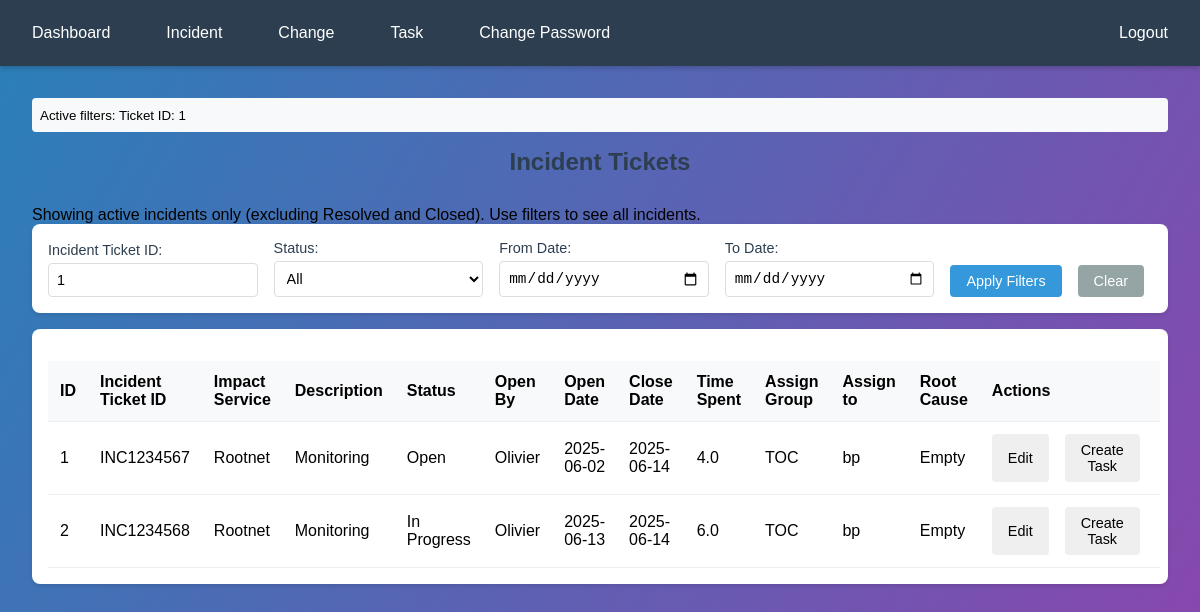
The page /incidents?ticket_id=1 (signed in) on the database its author committed.
### tables this page shows
CREATE TABLE Incident_Ticket (ID INTEGER PRIMARY KEY AUTOINCREMENT NOT NULL, Incident_Ticket_ID TEXT NOT NULL, Impact_Service TEXT NOT NULL, Description TEXT NOT NULL, Status TEXT NOT NULL, Open_By TEXT NOT NULL, Open_Date DATE DEFAULT CURRENT_TIMESTAMP NOT NULL, Close_Date DATE, Time_Spent REAL, Assign_Group TEXT NOT NULL, Assign_to TEXT NOT NULL, Root_Cause TEXT NOT NULL);

### routes/incident_routes.py (the view)
    @app.route('/incidents')
    def incidents():
        if 'username' not in session:
            return redirect(url_for('login'))
        filters = {}
        if request.args.get('ticket_id'):
            filters['ticket_id'] = request.args.get('ticket_id')
        if request.args.get('status'):
            filters['status'] = request.args.get('status')
        if request.args.get('date_from'):
            filters['date_from'] = request.args.get('date_from')
        if request.args.get('date_to'):
            filters['date_to'] = request.args.get('date_to')
        try:
            db = DBConnecter(DATABASE_URL)
            show_all = bool(filters.get('status'))  # Show all if status filter is applied
            incidents = get_incident_details(db, session['full_name'], filters if filters else None, show_all)
            db.close()
            return render_template('incident.html', incidents=incidents)
        except Exception as e:
            flash(f'Error retrieving incidents: {str(e)}', 'error')
            return render_template('incident.html', incidents=[])

### dbconnecter.py (called while the page is built)
    def close(self):
        self.connection.close()

    def execute_query(self, query, params=None):
        if params is None:
            params = ()
        self.cursor.execute(query, params)
        is_select = query.strip().upper().startswith('SELECT')
        if is_select:
            return self.cursor.fetchall()
        else:
            self.connection.commit()
            return None

### templates/incident.html (shortened to what this page needs)
{% extends "base.html" %}
{% block content %}
<div class="content-container">
    {% if request.args %}
    <div class="debug-info" style="margin-bottom: 1rem; padding: 0.5rem; background: #f8f9fa; border-radius: 4px;">
        <small>Active filters:
            {% if request.args.get('ticket_id') %}Ticket ID: {{ request.args.get('ticket_id') }}{% endif %}
        </small>
    </div>
    {% endif %}
    <h2>Incident Tickets</h2>
    {% if not request.args.get('status') %}
    <div class="info-message">
        Showing active incidents only (excluding Resolved and Closed). Use filters to see all incidents.
    </div>
    {% endif %}
    <div class="filters-row">
        <form id="filterForm" method="GET" action="{{ url_for('incidents') }}" class="filters-form">
            <div class="filter-item">
                <label for="filter_ticket_id">Incident Ticket ID:</label>
                <input type="text" id="filter_ticket_id" name="ticket_id" value="{{ request.args.get('ticket_id', '') }}" placeholder="Search ticket ID...">
            </div>
            <div class="filter-item">
                <label for="filter_status">Status:</label>
                <select id="filter_status" name="status">
                    <option value="All" {% if request.args.get('status') == 'All' %}selected{% endif %}>All</option>
                </select>
            </div>
            <div class="filter-item">
                <label for="filter_date_from">From Date:</label>
                <input type="date" id="filter_date_from" name="date_from" value="{{ request.args.get('date_from', '') }}">
            </div>
            <div class="filter-item">
                <label for="filter_date_to">To Date:</label>
                <input type="date" id="filter_date_to" name="date_to" value="{{ request.args.get('date_to', '') }}">
            </div>
            <div class="filter-buttons">
                <button type="submit" class="apply-filter-btn">Apply Filters</button>
                <button type="button" class="clear-filter-btn" onclick="clearFilters()">Clear</button>
            </div>
        </form>
    </div>
    <div class="table-container">
        <table class="data-table">
            <thead>
                <tr>
                    <th>ID</th>
                    <th>Incident Ticket ID</th>
                    <th>Impact Service</th>
                    <th>Description</th>
                    <th>Status</th>
                    <th>Open By</th>
                    <th>Open Date</th>
                    <th>Close Date</th>
                    <th>Time Spent</th>
                    <th>Assign Group </th>
                    <th>Assign to</th>
                    <th>Root Cause</th>
                    <th>Actions</th>
                </tr>
            </thead>
            <tbody>
                {% for incident in incidents %}
                <tr>
                    <td>{{ incident[0] }}</td>
                    <td>{{ incident[1] }}</td>
                    <td>{{ incident[2] }}</td>
                    <td>{{ incident[3] }}</td>
                    <td>{{ incident[4] }}</td>
                    <td>{{ incident[5] }}</td>
                    <td>{{ incident[6] }}</td>
                    <td>{{ incident[7] }}</td>
                    <td>{{ incident[8] }}</td>
                    <td>{{ incident[9] }}</td>
                    <td>{{ incident[10] }}</td>
                    <td>{{ incident[11] }}</td>
                    <td>
                        <div class="update-button">
                             <button onclick="editIncident('{{ incident[0] }}')" class="edit-btn">Edit</button>
                             <button onclick="createTask('{{ incident[1] }}')" class="create-task-btn">Create Task</button>
                        </div>
                    </td>
                </tr>
                {% endfor %}
            </tbody>
        </table>
    </div>
</div>
{% endblock %}

### static/style.css (style rules this page uses)
body { margin: 0; padding: 0; font-family: Arial, sans-serif; background: linear-gradient(120deg, #2980b9, #8e44ad); min-height: 100vh; }
h2 { margin: 0 0 30px; text-align: center; color: #2c3e50; font-size: 24px; font-weight: 600; }
label { display: block; margin-bottom: 8px; color: #2c3e50; font-weight: 500; }
input { width: 100%; padding: 12px; border: 2px solid #ddd; border-radius: 8px; font-size: 16px; box-sizing: border-box; transition: all 0.3s ease; }
.content-container { padding: 2rem; margin: 0 auto; max-width: 2500px; }
.table-container { background: white; border-radius: 8px; padding: 1rem; box-shadow: 0 2px 4px rgba(0,0,0,0.1); overflow-x: auto; }
.data-table { width: 100%; border-collapse: collapse; margin-top: 1rem; }
.data-table th, .data-table td { padding: 12px; text-align: left; border-bottom: 1px solid #eee; }
.data-table th { background-color: #f8f9fa; font-weight: 600; }
select { width: 100%; padding: 8px; border: 1px solid #ddd; border-radius: 4px; background-color: white; }
.filters-row { background: white; padding: 1rem; border-radius: 8px; margin-bottom: 1rem; box-shadow: 0 2px 4px rgba(0,0,0,0.1); }
.filters-form { display: flex; align-items: flex-end; gap: 1rem; }
.filter-item { flex: 1; }
.filter-item label { display: block; margin-bottom: 0.3rem; font-size: 0.9rem; color: #2c3e50; }
.filter-item input, .filter-item select { width: 100%; padding: 0.5rem; border: 1px solid #ddd; border-radius: 4px; font-size: 0.9rem; }
.update-button, .edit-button, .filter-buttons { display: flex; gap: 0.5rem; }
.create-task-btn, .edit-btn, .apply-filter-btn, .clear-filter-btn, .delete-btn { padding: 0.5rem 1rem; border: none; border-radius: 4px; cursor: pointer; font-size: 0.9rem; transition: background-color 0.3s; margin-right: 0.5rem; }
.apply-filter-btn { background-color: #3498db; color: white; }
.clear-filter-btn { background-color: #95a5a6; color: white; }

### rows shown on the page
Incident_Ticket: ID "1", Incident_Ticket_ID "INC1234567", Impact_Service "Rootnet", Description "Monitoring", Status "Open", Open_By "Olivier", Open_Date "2025-06-02", Close_Date "2025-06-14", Time_Spent "4.0", Assign_Group "TOC", Assign_to "bp", Root_Cause "Empty"
Incident_Ticket: ID "2", Incident_Ticket_ID "INC1234568", Impact_Service "Rootnet", Description "Monitoring", Status "In Progress", Open_By "Olivier", Open_Date "2025-06-13", Close_Date "2025-06-14", Time_Spent "6.0", Assign_Group "TOC", Assign_to "bp", Root_Cause "Empty"

### other values the page prints
{{ request.args.get('ticket_id') }} "1"
